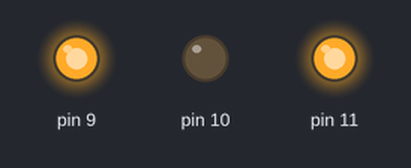
Recording of a sketch running on a simulated Arduino Uno, built with avr-gcc and run on an emulated ATmega328P. On the bench: output pins drawn as LEDs (lit = HIGH).

Above: at 0.05 s.
At 0.55 s:
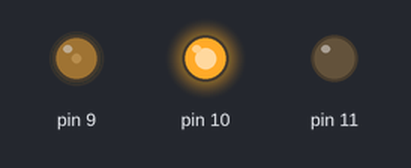
Timing chart, 0 to 3.0 s (numbered marks = the images above):
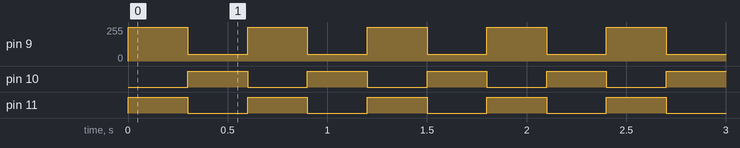

Measured:
- by itself, pin 9: alternates 255/255 for 0.30 s and 50/255 for 0.30 s
- by itself, pin 10, pin 11: alternates HIGH for 0.30 s and LOW for 0.30 s

The sketch:

1.ambulance.ino
```cpp
// pins
// red - 11
// blue - 10
// buzzer - 9

void setup()
  {
pinMode(11, OUTPUT);
pinMode(10, OUTPUT);
pinMode(9, OUTPUT);
}

void loop() {

analogWrite(11,255);
analogWrite(10,0);
analogWrite(9,255);
delay(300);

analogWrite(11,0);
analogWrite(10,255);
analogWrite(9,50);
delay(300);
}
```
